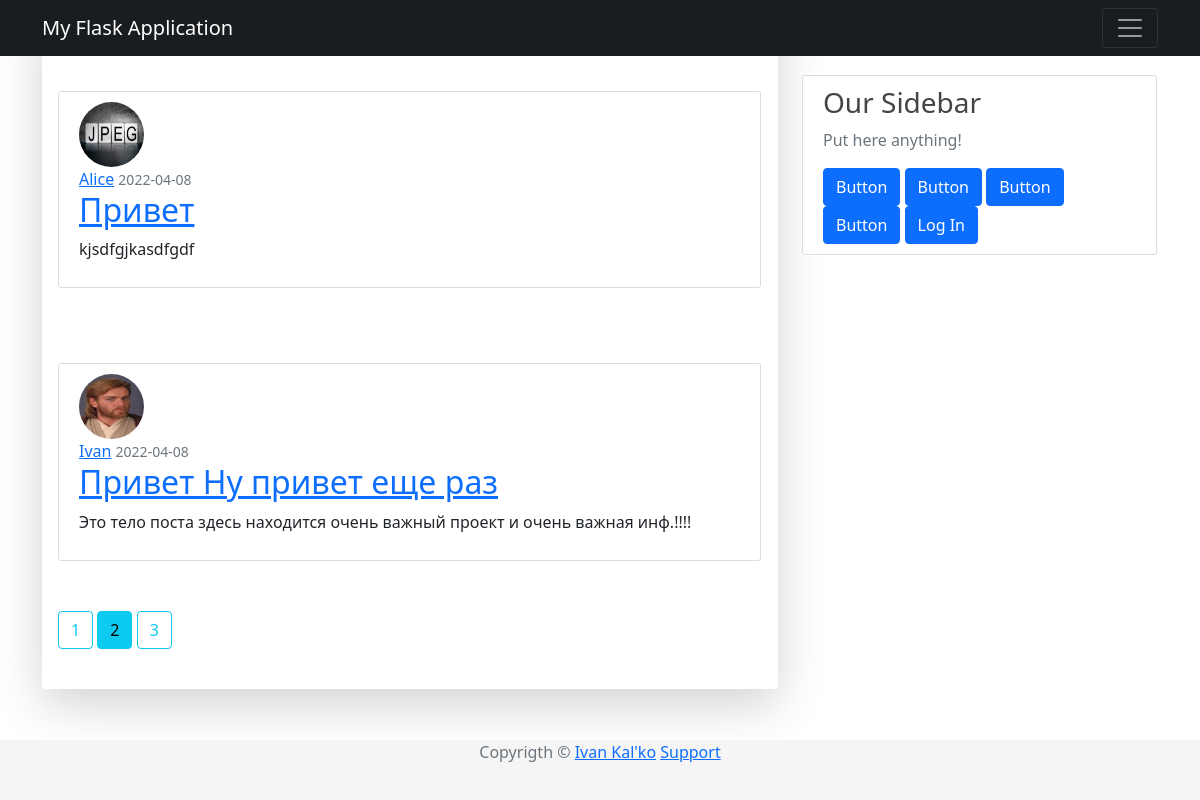
The page /home?page=2 on the database its author committed.
### app/models/post.py (models this page shows, shortened)
class Post(db.Model):
    __tablename__ = "posts"
    id = db.Column(db.Integer, primary_key=True)
    title = db.Column(db.String(100), nullable=False)
    timestamp = db.Column(db.DateTime, nullable=False, default=datetime.utcnow)
    content = db.Column(db.Text, nullable=False)
    user_id = db.Column(db.Integer, db.ForeignKey("users.id"), nullable=False)

### app/models/user.py (models this page shows, shortened)
class User(UserMixin, db.Model):
    __tablename__ = "users"
    id = db.Column(db.Integer, primary_key=True)
    username = db.Column(db.String(64), unique=True, nullable=False)
    password_hash = db.Column(db.String(128), nullable=False)
    email = db.Column(db.String(120), nullable=False, unique=True)
    image_file = db.Column(db.String(20), nullable=False, default="default.png")
    join_date = db.Column(db.DateTime, nullable=False, default=datetime.utcnow)
    posts = db.relationship('Post', backref='author', lazy=True)

### app/routes/post.py (the view)
@app.route("/")
@app.route("/home")
def home_page():
    page = request.args.get("page", 1, type = int)
    posts = Post.query.order_by(Post.timestamp.desc()).paginate(page=page, per_page=2)
    return render_template("homepage.html", title="Home Page", posts=posts)

### app/templates/homepage.html
{% extends "base.html" %}
{% block content %}
  {% for post in posts.items %}
    <article class="media content-section">
      <img class="rounded-circle article-img" src="{{ url_for('static', filename='images/profiles/' + post.author.image_file) }}">
      <div class="media-body">
        <div class="article-metadata">
          <a class="mr-2" href="{{ url_for('user_public', username=post.author.username )}}">{{ post.author.username }}</a>
          <small class="text-muted">{{ post.timestamp.strftime('%Y-%m-%d') }}</small>
        </div>
        <h2>
          <a class="crticle-title" href="{{url_for('post', id=post.id )}}">{{ post.title }}</a>
        </h2>
        <p class="article-content">{{ post.content }}</p>
      </div>
    </article>
  {% endfor %}
  {% for page_num in posts.iter_pages() %}
    {% if page_num %}
        {% if posts.page == page_num %}
            <a class="btn btn-info mb-4" href="{{ url_for('home_page', page=page_num )}}">{{ page_num }}</a>
        {% else %}
          <a class="btn btn-outline-info mb-4" href="{{ url_for('home_page', page=page_num )}}">{{ page_num }}</a>
        {% endif %}
    {% else %}
        ...
    {% endif %}
  {% endfor %}
{% endblock %}

### app/static/css/base.css (style rules this page uses)
body { background: #fafafa; color: #333333; margin-top: 5rem; }
h1, h2, h3, h4, h5, h6 { color : #444444; }
.content-section { background: #ffffff; padding: 10px 20px; border: 1px solid #dddddd; border-radius: 3px; margin-right: 1px; margin-top: 75px; margin-bottom: 50px; }
.article-content { white-space: pre-line; }
.article-img { height: 65px; width: 65px; margin-right: 16px; }
html * { -webkit-font-smoothing: antialiased; -moz-osx-font-smoothing: grayscale; }
body { color: #67748e; font-weight: 400; line-height: 1.6; background-color: #fff; }
body { margin: 0; font-family: var(--bs-font-sans-serif); font-size: 1rem; line-height: 1.5; -webkit-text-size-adjust: 100%; -webkit-tap-highlight-color: rgba(0,0,0,0); }
:root { --bs-blue: #63b3ed; --bs-indigo: #596cff; --bs-purple: #6f42c1; --bs-pink: #d63384; --bs-red: #f56565; --bs-orange: #fd7e14; --bs-yellow: #fbd38d; --bs-green: #81e6d9; --bs-teal: #20c997; --bs-cyan: #0dcaf0; --bs-gray: #6c757d; --bs-gray-dark: #343a40; --bs-primary: #cb0c9f; --bs-secondary: #8392ab; --bs-success: #82d616; --bs-info: #17c1e8; --bs-warning: #f53939; --bs-danger: #ea0606; --bs-light: #e9ecef; --bs-dark: #252f40; --bs-white: #fff; --bs-font-sans-serif: Open Sans; --bs-font-monospace: SFMono-Regular,Menlo,Monaco,Consolas,"Liberation Mono","Courier New",monospace; --bs-gradient: linear-gradient(180deg,hsla(0,0%,100%,.15),hsla(0,0%,100%,0)); }

### rows shown on the page
Post: image_file (picture), author.username "Alice", timestamp "2022-04-08", title "Привет", content "kjsdfgjkasdfgdf"
Post: image_file (picture), author.username "Ivan", timestamp "2022-04-08", title "Привет Ну привет еще раз", content "Это тело поста здесь находится очень важный проект и очень важная инф.!!!!"

### other values the page prints
{{ page_num }} "1" "3"
{{ page_num }} "2"
